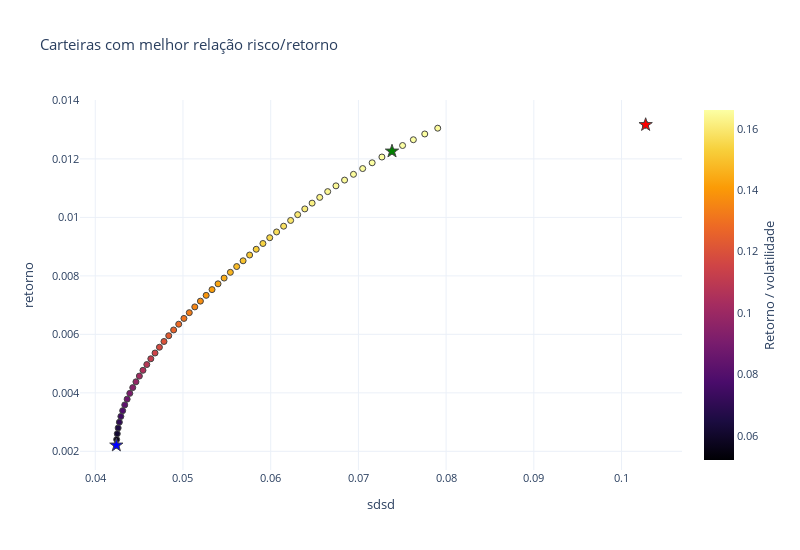

Source (notebook cell):
### Code cell
fig = px.scatter(carteiras_plot,
                 x='volatilidade',
                 y='retorno',
                 color='sharpe_ratio',
                 title='Carteiras com melhor relação risco/retorno',
                 width=800,
                 height=550,
                 template='plotly_white',
                 labels={"sharpe_ratio": "Retorno / volatilidade", 
                         'volatilidade': 'Volatilidade',
                         'retorno': 'Retorno diário médio (log)'},
                 color_continuous_scale=px.colors.sequential.Inferno,
                 hover_data=['carteira'])

fig.add_trace(go.Scatter(x=[frontier_x[sr_max_index]], y=[frontier_y[sr_max_index]], 
                         customdata=[legendas[sr_max_index]],
                         marker_symbol = 'star', marker_color='green', marker_size=10,
                         showlegend=False,
                         name='Carteira com melhor relação retorno/volatilidade'))

fig.add_trace(go.Scatter(x=[frontier_x[retorno_max_index]], y=[frontier_y[retorno_max_index]], 
                         customdata=[legendas[retorno_max_index]],
                         marker_symbol = 'star', marker_size=10, marker_color='red', 
                         showlegend=False,
                         name='Carteira com maior retorno'))

fig.add_trace(go.Scatter(x=[frontier_x[volatilidade_min_index]], y=[frontier_y[volatilidade_min_index]], 
                         customdata=[legendas[volatilidade_min_index]],
                         marker_symbol = 'star', marker_size=10, marker_color='blue', 
                         showlegend=False,
                         name='Carteira com menor volatilidade'))

fig.update_traces(marker=dict(line=dict(width=1)),
                  hovertemplate ='<i>Retorno</i>: %{y:.2f}<br>'+ 
                                 '<i>Volatilidade</i>: %{x:.2f}<br>' +
                                 '<i>Carteira</i>: %{customdata}')

fig.update_layout(coloraxis_colorbar=dict(titleside="right"), font=dict(size=11))

fig.show()

### Figure 1 — Plotly figure (JSON) as saved in the notebook; plotly's stock layout.template omitted (floating-point values rounded to 4 significant figures)
{"data": [{"customdata": [["LUNA: 100.00"], ["LUNA: 100.00"], ["LUNA: 100.00"], ["LUNA: 100.00"], ["LUNA: 100.00"], ["LUNA: 100.00"], ["SOL: 66.71 LUNA: 31.69 AVAX: 1.60"], ["SOL: 63.73 LUNA: 29.33 AVAX: 6.94"], ["SOL: 61.74 LUNA: 27.80 AVAX: 8.02 EGLD: 2.44"], ["SOL: 59.62 LUNA: 26.28 AVAX: 8.61 EGLD: 3.07 BNB: 2.41"], ["SOL: 58.08 LUNA: 25.33 AVAX: 7.09 EGLD: 6.46 BNB: 3.04"], ["SOL: 56.04 LUNA: 24.26 EGLD: 8.25 AVAX: 6.76 BNB: 4.56 ADA: 0.12"], ["SOL: 54.42 LUNA: 23.32 EGLD: 9.07 AVAX: 6.05 BNB: 5.28 ADA: 1.86"], ["SOL: 52.80 LUNA: 22.36 EGLD: 9.94 BNB: 5.98 AVAX: 5.35 ADA: 3.56"], ["SOL: 51.27 LUNA: 21.34 EGLD: 10.88 BNB: 6.66 ADA: 5.26 AVAX: 4.59"], ["SOL: 49.32 LUNA: 20.62 EGLD: 11.67 BNB: 7.35 ADA: 6.93 AVAX: 4.11"], ["SOL: 47.90 LUNA: 19.59 EGLD: 12.66 ADA: 8.81 BNB: 7.78 AVAX: 3.26"], ["SOL: 46.57 LUNA: 18.22 EGLD: 13.65 ADA: 10.34 BNB: 8.39 AVAX: 2.84"], ["SOL: 44.91 LUNA: 17.68 EGLD: 15.11 ADA: 12.39 BNB: 8.27 AVAX: 1.64"], ["SOL: 43.71 LUNA: 16.45 EGLD: 15.39 ADA: 14.55 BNB: 8.81 AVAX: 0.95 ETH: 0.15"], ["SOL: 42.08 LUNA: 15.99 EGLD: 15.88 ADA: 14.20 BNB: 8.14 ETH: 3.05 AVAX: 0.66"], ["SOL: 41.08 EGLD: 15.80 LUNA: 14.91 ADA: 14.10 BNB: 8.00 ETH: 4.68 AVAX: 0.76 BTC: 0.67"], ["SOL: 40.31 EGLD: 15.56 LUNA: 14.38 ADA: 13.85 BNB: 7.51 ETH: 5.16 BTC: 2.57 AVAX: 0.66"], ["SOL: 39.56 EGLD: 15.41 LUNA: 13.85 ADA: 13.73 BNB: 7.00 ETH: 5.48 BTC: 4.48 AVAX: 0.49"], ["SOL: 39.01 ADA: 14.60 EGLD: 14.27 LUNA: 13.93 BTC: 8.44 BNB: 7.56 ETH: 2.19"], ["SOL: 38.34 ADA: 14.39 EGLD: 14.11 LUNA: 13.43 BTC: 10.87 BNB: 7.13 ETH: 1.73"], ["SOL: 37.66 ADA: 14.15 EGLD: 13.97 BTC: 13.30 LUNA: 12.93 BNB: 6.69 ETH: 1.30"], ["SOL: 36.86 BTC: 15.78 EGLD: 13.86 ADA: 13.74 LUNA: 12.58 BNB: 6.31 ETH: 0.88"], ["SOL: 36.34 BTC: 18.24 EGLD: 13.81 ADA: 13.44 LUNA: 11.92 BNB: 5.89 ETH: 0.36"], ["SOL: 35.54 BTC: 20.53 EGLD: 13.67 ADA: 13.10 LUNA: 11.46 BNB: 5.59 ETH: 0.12"], ["SOL: 34.77 BTC: 22.72 EGLD: 13.61 ADA: 12.82 LUNA: 10.93 BNB: 5.15"], ["SOL: 33.94 BTC: 24.86 EGLD: 13.52 ADA: 12.51 LUNA: 10.47 BNB: 4.70"], ["SOL: 33.31 BTC: 27.04 EGLD: 13.40 ADA: 12.20 LUNA: 9.85 BNB: 4.21"], ["SOL: 32.45 BTC: 29.16 EGLD: 13.30 ADA: 11.87 LUNA: 9.38 BNB: 3.84"], ["SOL: 31.99 BTC: 31.51 EGLD: 13.09 ADA: 11.48 LUNA: 8.73 BNB: 3.20"], ["BTC: 33.71 SOL: 31.24 EGLD: 12.93 ADA: 11.09 LUNA: 8.22 BNB: 2.81"], ["BTC: 36.04 SOL: 30.55 EGLD: 12.82 ADA: 10.64 LUNA: 7.77 BNB: 2.18"], ["BTC: 38.38 SOL: 29.90 EGLD: 12.48 ADA: 10.11 LUNA: 7.23 BNB: 1.89"], ["BTC: 40.52 SOL: 29.13 EGLD: 12.27 ADA: 9.82 LUNA: 6.69 BNB: 1.57"], ["BTC: 42.67 SOL: 28.45 EGLD: 11.90 ADA: 9.48 LUNA: 6.04 BNB: 1.45"], ["BTC: 44.78 SOL: 27.79 EGLD: 11.72 ADA: 9.48 LUNA: 5.46 BNB: 0.77"], ["BTC: 46.97 SOL: 26.80 EGLD: 11.71 ADA: 9.23 LUNA: 5.24"], ["BTC: 48.98 SOL: 25.71 EGLD: 11.69 ADA: 8.73 LUNA: 4.84"], ["BTC: 51.21 SOL: 24.91 EGLD: 11.44 ADA: 8.13 LUNA: 4.32"], ["BTC: 53.42 SOL: 24.21 EGLD: 11.15 ADA: 7.54 LUNA: 3.67"], ["BTC: 55.60 SOL: 23.81 EGLD: 10.83 ADA: 7.04 LUNA: 2.72"], ["BTC: 57.65 SOL: 22.75 EGLD: 10.60 ADA: 6.65 LUNA: 2.35"], ["BTC: 59.75 SOL: 21.73 EGLD: 10.32 ADA: 6.25 LUNA: 1.95"], ["BTC: 61.91 SOL: 20.69 EGLD: 9.95 ADA: 5.81 LUNA: 1.64"], ["BTC: 64.08 SOL: 19.76 EGLD: 9.55 ADA: 5.40 LUNA: 1.21"], ["BTC: 66.21 SOL: 19.00 EGLD: 9.29 ADA: 4.91 LUNA: 0.58"], ["BTC: 68.17 SOL: 18.11 EGLD: 8.91 ADA: 4.80"], ["BTC: 70.39 SOL: 16.81 EGLD: 8.35 ADA: 4.45"], ["BTC: 72.66 SOL: 15.54 EGLD: 7.75 ADA: 4.05"], ["BTC: 74.96 SOL: 14.29 EGLD: 7.14 ADA: 3.61"], ["BTC: 77.17 SOL: 12.97 EGLD: 6.63 ADA: 3.23"], ["BTC: 79.45 SOL: 11.70 EGLD: 6.11 ADA: 2.74"], ["BTC: 81.73 SOL: 10.42 EGLD: 5.58 ADA: 2.26"], ["BTC: 84.02 SOL: 9.15 EGLD: 5.04 ADA: 1.79"], ["BTC: 86.89 SOL: 8.29 EGLD: 3.96 ADA: 0.86"], ["BTC: 88.86 SOL: 6.82 EGLD: 3.57 ADA: 0.75"], ["BTC: 90.83 SOL: 5.35 EGLD: 3.19 ADA: 0.63"]], "hovertemplate": "<i>Retorno</i>: %{y:.2f}<br><i>Volatilidade</i>: %{x:.2f}<br><i>Carteira</i>: %{customdata}", "legendgroup": "", "marker": {"color": [0.1282, 0.1282, 0.1282, 0.1282, 0.1282, 0.1282, 0.1651, 0.1657, 0.1659, 0.166, 0.1661, 0.166, 0.1658, 0.1656, 0.1652, 0.1648, 0.1643, 0.1636, 0.1629, 0.162, 0.1611, 0.16, 0.1589, 0.1578, 0.1566, 0.1554, 0.1541, 0.1527, 0.1513, 0.1498, 0.1482, 0.1466, 0.1449, 0.1431, 0.1412, 0.1393, 0.1373, 0.1351, 0.1329, 0.1306, 0.1282, 0.1257, 0.1231, 0.1203, 0.1175, 0.1145, 0.1115, 0.1083, 0.105, 0.1016, 0.09804, 0.0944, 0.09063, 0.08675, 0.08274, 0.07863, 0.07441, 0.0701, 0.0657, 0.06122, 0.05668, 0.05207], "coloraxis": "coloraxis", "line": {"width": 1}, "symbol": "circle"}, "mode": "markers", "name": "", "orientation": "v", "showlegend": false, "type": "scatter", "x": [0.1027, 0.1027, 0.1027, 0.1027, 0.1027, 0.1027, 0.07904, 0.07756, 0.07627, 0.07504, 0.07383, 0.07268, 0.07157, 0.07049, 0.06944, 0.06842, 0.06744, 0.0665, 0.06559, 0.06472, 0.06389, 0.06308, 0.06227, 0.06148, 0.06067, 0.05989, 0.05912, 0.05835, 0.0576, 0.05685, 0.05612, 0.0554, 0.05469, 0.054, 0.05331, 0.05264, 0.05199, 0.05135, 0.05072, 0.05011, 0.04951, 0.04894, 0.04838, 0.04784, 0.04731, 0.04681, 0.04633, 0.04588, 0.04544, 0.04503, 0.04464, 0.04427, 0.04394, 0.04363, 0.04336, 0.04312, 0.04292, 0.04275, 0.04261, 0.04251, 0.04244, 0.0424], "xaxis": "x", "y": [0.01317, 0.01317, 0.01317, 0.01317, 0.01317, 0.01317, 0.01305, 0.01285, 0.01266, 0.01246, 0.01226, 0.01206, 0.01187, 0.01167, 0.01147, 0.01128, 0.01108, 0.01088, 0.01068, 0.01049, 0.01029, 0.01009, 0.009896, 0.009699, 0.009502, 0.009304, 0.009107, 0.00891, 0.008713, 0.008516, 0.008319, 0.008122, 0.007925, 0.007728, 0.00753, 0.007333, 0.007136, 0.006939, 0.006742, 0.006545, 0.006348, 0.006151, 0.005953, 0.005756, 0.005559, 0.005362, 0.005165, 0.004968, 0.004771, 0.004574, 0.004377, 0.004179, 0.003982, 0.003785, 0.003588, 0.003391, 0.003194, 0.002997, 0.0028, 0.002602, 0.002405, 0.002208], "yaxis": "y"}, {"customdata": ["SOL: 58.08 LUNA: 25.33 AVAX: 7.09 EGLD: 6.46 BNB: 3.04"], "hovertemplate": "<i>Retorno</i>: %{y:.2f}<br><i>Volatilidade</i>: %{x:.2f}<br><i>Carteira</i>: %{customdata}", "marker": {"color": "green", "line": {"width": 1}, "size": 10, "symbol": "star"}, "name": "Carteira com melhor relação retorno/volatilidade", "showlegend": false, "type": "scatter", "x": [0.07383], "y": [0.01226]}, {"customdata": ["LUNA: 100.00"], "hovertemplate": "<i>Retorno</i>: %{y:.2f}<br><i>Volatilidade</i>: %{x:.2f}<br><i>Carteira</i>: %{customdata}", "marker": {"color": "red", "line": {"width": 1}, "size": 10, "symbol": "star"}, "name": "Carteira com maior retorno", "showlegend": false, "type": "scatter", "x": [0.1027], "y": [0.01317]}, {"customdata": ["BTC: 90.83 SOL: 5.35 EGLD: 3.19 ADA: 0.63"], "hovertemplate": "<i>Retorno</i>: %{y:.2f}<br><i>Volatilidade</i>: %{x:.2f}<br><i>Carteira</i>: %{customdata}", "marker": {"color": "blue", "line": {"width": 1}, "size": 10, "symbol": "star"}, "name": "Carteira com menor volatilidade", "showlegend": false, "type": "scatter", "x": [0.0424], "y": [0.002208]}], "layout": {"coloraxis": {"colorbar": {"title": {"side": "right", "text": "Retorno / volatilidade"}}, "colorscale": [[0, "#000004"], [0.1111, "#1b0c41"], [0.2222, "#4a0c6b"], [0.3333, "#781c6d"], [0.4444, "#a52c60"], [0.5556, "#cf4446"], [0.6667, "#ed6925"], [0.7778, "#fb9b06"], [0.8889, "#f7d13d"], [1, "#fcffa4"]]}, "font": {"size": 11}, "height": 550, "legend": {"tracegroupgap": 0}, "title": {"text": "Carteiras com melhor relação risco/retorno"}, "width": 800, "xaxis": {"anchor": "y", "domain": [0, 1], "title": {"text": "sdsd"}}, "yaxis": {"anchor": "x", "domain": [0, 1], "title": {"text": "retorno"}}}}
